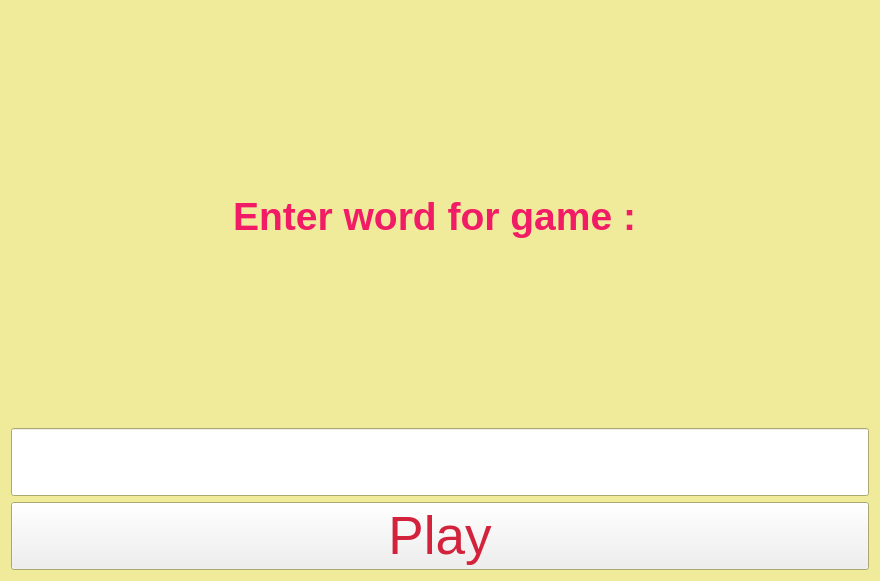
<?xml version="1.0" encoding="UTF-8"?>
<ui version="4.0">
 <class>inputGameWord</class>
 <widget class="QWidget" name="inputGameWord">
  <property name="geometry">
   <rect>
    <x>0</x>
    <y>0</y>
    <width>880</width>
    <height>581</height>
   </rect>
  </property>
  <property name="palette">
   <palette>
    <active>
     <colorrole role="Base">
      <brush brushstyle="SolidPattern">
       <color alpha="255">
        <red>255</red>
        <green>255</green>
        <blue>255</blue>
       </color>
      </brush>
     </colorrole>
     <colorrole role="Window">
      <brush brushstyle="SolidPattern">
       <color alpha="255">
        <red>240</red>
        <green>235</green>
        <blue>155</blue>
       </color>
      </brush>
     </colorrole>
     <colorrole role="AlternateBase">
      <brush brushstyle="SolidPattern">
       <color alpha="255">
        <red>246</red>
        <green>242</green>
        <blue>110</blue>
       </color>
      </brush>
     </colorrole>
    </active>
    <inactive>
     <colorrole role="Base">
      <brush brushstyle="SolidPattern">
       <color alpha="255">
        <red>255</red>
        <green>255</green>
        <blue>255</blue>
       </color>
      </brush>
     </colorrole>
     <colorrole role="Window">
      <brush brushstyle="SolidPattern">
       <color alpha="255">
        <red>240</red>
        <green>235</green>
        <blue>155</blue>
       </color>
      </brush>
     </colorrole>
     <colorrole role="AlternateBase">
      <brush brushstyle="SolidPattern">
       <color alpha="255">
        <red>196</red>
        <green>246</green>
        <blue>155</blue>
       </color>
      </brush>
     </colorrole>
    </inactive>
    <disabled>
     <colorrole role="Base">
      <brush brushstyle="SolidPattern">
       <color alpha="255">
        <red>240</red>
        <green>235</green>
        <blue>155</blue>
       </color>
      </brush>
     </colorrole>
     <colorrole role="Window">
      <brush brushstyle="SolidPattern">
       <color alpha="255">
        <red>240</red>
        <green>235</green>
        <blue>155</blue>
       </color>
      </brush>
     </colorrole>
     <colorrole role="AlternateBase">
      <brush brushstyle="SolidPattern">
       <color alpha="255">
        <red>212</red>
        <green>177</green>
        <blue>246</blue>
       </color>
      </brush>
     </colorrole>
    </disabled>
   </palette>
  </property>
  <property name="windowTitle">
   <string>Form</string>
  </property>
  <layout class="QGridLayout" name="gridLayout">
   <item row="1" column="0">
    <widget class="QLabel" name="label">
     <property name="font">
      <font>
       <pointsize>29</pointsize>
       <weight>75</weight>
       <italic>false</italic>
       <bold>true</bold>
      </font>
     </property>
     <property name="text">
      <string>&lt;html&gt;&lt;head/&gt;&lt;body&gt;&lt;p align=&quot;center&quot;&gt;&lt;span style=&quot; color:#f11b66;&quot;&gt;Enter word for game : &lt;/span&gt;&lt;/p&gt;&lt;/body&gt;&lt;/html&gt;</string>
     </property>
    </widget>
   </item>
   <item row="3" column="0">
    <widget class="QPushButton" name="pushButton">
     <property name="palette">
      <palette>
       <active>
        <colorrole role="Light">
         <brush brushstyle="SolidPattern">
          <color alpha="255">
           <red>76</red>
           <green>76</green>
           <blue>255</blue>
          </color>
         </brush>
        </colorrole>
        <colorrole role="Text">
         <brush brushstyle="SolidPattern">
          <color alpha="255">
           <red>218</red>
           <green>21</green>
           <blue>133</blue>
          </color>
         </brush>
        </colorrole>
        <colorrole role="ButtonText">
         <brush brushstyle="SolidPattern">
          <color alpha="255">
           <red>197</red>
           <green>40</green>
           <blue>90</blue>
          </color>
         </brush>
        </colorrole>
        <colorrole role="PlaceholderText">
         <brush brushstyle="SolidPattern">
          <color alpha="128">
           <red>218</red>
           <green>21</green>
           <blue>133</blue>
          </color>
         </brush>
        </colorrole>
       </active>
       <inactive>
        <colorrole role="Light">
         <brush brushstyle="SolidPattern">
          <color alpha="255">
           <red>76</red>
           <green>76</green>
           <blue>255</blue>
          </color>
         </brush>
        </colorrole>
        <colorrole role="Text">
         <brush brushstyle="SolidPattern">
          <color alpha="255">
           <red>218</red>
           <green>21</green>
           <blue>133</blue>
          </color>
         </brush>
        </colorrole>
        <colorrole role="ButtonText">
         <brush brushstyle="SolidPattern">
          <color alpha="255">
           <red>211</red>
           <green>34</green>
           <blue>60</blue>
          </color>
         </brush>
        </colorrole>
        <colorrole role="PlaceholderText">
         <brush brushstyle="SolidPattern">
          <color alpha="128">
           <red>218</red>
           <green>21</green>
           <blue>133</blue>
          </color>
         </brush>
        </colorrole>
       </inactive>
       <disabled>
        <colorrole role="Light">
         <brush brushstyle="SolidPattern">
          <color alpha="255">
           <red>76</red>
           <green>76</green>
           <blue>255</blue>
          </color>
         </brush>
        </colorrole>
        <colorrole role="Text">
         <brush brushstyle="SolidPattern">
          <color alpha="255">
           <red>120</red>
           <green>120</green>
           <blue>120</blue>
          </color>
         </brush>
        </colorrole>
        <colorrole role="ButtonText">
         <brush brushstyle="SolidPattern">
          <color alpha="255">
           <red>120</red>
           <green>120</green>
           <blue>120</blue>
          </color>
         </brush>
        </colorrole>
        <colorrole role="PlaceholderText">
         <brush brushstyle="SolidPattern">
          <color alpha="128">
           <red>0</red>
           <green>0</green>
           <blue>0</blue>
          </color>
         </brush>
        </colorrole>
       </disabled>
      </palette>
     </property>
     <property name="font">
      <font>
       <pointsize>40</pointsize>
      </font>
     </property>
     <property name="text">
      <string>Play</string>
     </property>
    </widget>
   </item>
   <item row="2" column="0">
    <widget class="QLineEdit" name="lineEdit">
     <property name="palette">
      <palette>
       <active>
        <colorrole role="WindowText">
         <brush brushstyle="SolidPattern">
          <color alpha="255">
           <red>207</red>
           <green>16</green>
           <blue>51</blue>
          </color>
         </brush>
        </colorrole>
        <colorrole role="Button">
         <brush brushstyle="SolidPattern">
          <color alpha="255">
           <red>240</red>
           <green>153</green>
           <blue>233</blue>
          </color>
         </brush>
        </colorrole>
        <colorrole role="Light">
         <brush brushstyle="SolidPattern">
          <color alpha="255">
           <red>251</red>
           <green>181</green>
           <blue>255</blue>
          </color>
         </brush>
        </colorrole>
        <colorrole role="Midlight">
         <brush brushstyle="SolidPattern">
          <color alpha="255">
           <red>227</red>
           <green>134</green>
           <blue>223</blue>
          </color>
         </brush>
        </colorrole>
        <colorrole role="ButtonText">
         <brush brushstyle="SolidPattern">
          <color alpha="255">
           <red>218</red>
           <green>21</green>
           <blue>90</blue>
          </color>
         </brush>
        </colorrole>
       </active>
       <inactive>
        <colorrole role="WindowText">
         <brush brushstyle="SolidPattern">
          <color alpha="255">
           <red>207</red>
           <green>16</green>
           <blue>51</blue>
          </color>
         </brush>
        </colorrole>
        <colorrole role="Button">
         <brush brushstyle="SolidPattern">
          <color alpha="255">
           <red>240</red>
           <green>153</green>
           <blue>233</blue>
          </color>
         </brush>
        </colorrole>
        <colorrole role="Light">
         <brush brushstyle="SolidPattern">
          <color alpha="255">
           <red>251</red>
           <green>181</green>
           <blue>255</blue>
          </color>
         </brush>
        </colorrole>
        <colorrole role="Midlight">
         <brush brushstyle="SolidPattern">
          <color alpha="255">
           <red>224</red>
           <green>141</green>
           <blue>227</blue>
          </color>
         </brush>
        </colorrole>
        <colorrole role="ButtonText">
         <brush brushstyle="SolidPattern">
          <color alpha="255">
           <red>203</red>
           <green>19</green>
           <blue>62</blue>
          </color>
         </brush>
        </colorrole>
       </inactive>
       <disabled>
        <colorrole role="WindowText">
         <brush brushstyle="SolidPattern">
          <color alpha="255">
           <red>227</red>
           <green>18</green>
           <blue>67</blue>
          </color>
         </brush>
        </colorrole>
        <colorrole role="Button">
         <brush brushstyle="SolidPattern">
          <color alpha="255">
           <red>240</red>
           <green>153</green>
           <blue>233</blue>
          </color>
         </brush>
        </colorrole>
        <colorrole role="Light">
         <brush brushstyle="SolidPattern">
          <color alpha="255">
           <red>251</red>
           <green>181</green>
           <blue>255</blue>
          </color>
         </brush>
        </colorrole>
        <colorrole role="Midlight">
         <brush brushstyle="SolidPattern">
          <color alpha="255">
           <red>241</red>
           <green>157</green>
           <blue>247</blue>
          </color>
         </brush>
        </colorrole>
        <colorrole role="ButtonText">
         <brush brushstyle="SolidPattern">
          <color alpha="255">
           <red>120</red>
           <green>120</green>
           <blue>120</blue>
          </color>
         </brush>
        </colorrole>
       </disabled>
      </palette>
     </property>
     <property name="font">
      <font>
       <pointsize>40</pointsize>
      </font>
     </property>
     <property name="acceptDrops">
      <bool>true</bool>
     </property>
     <property name="text">
      <string/>
     </property>
    </widget>
   </item>
  </layout>
 </widget>
 <resources/>
 <connections/>
</ui>
